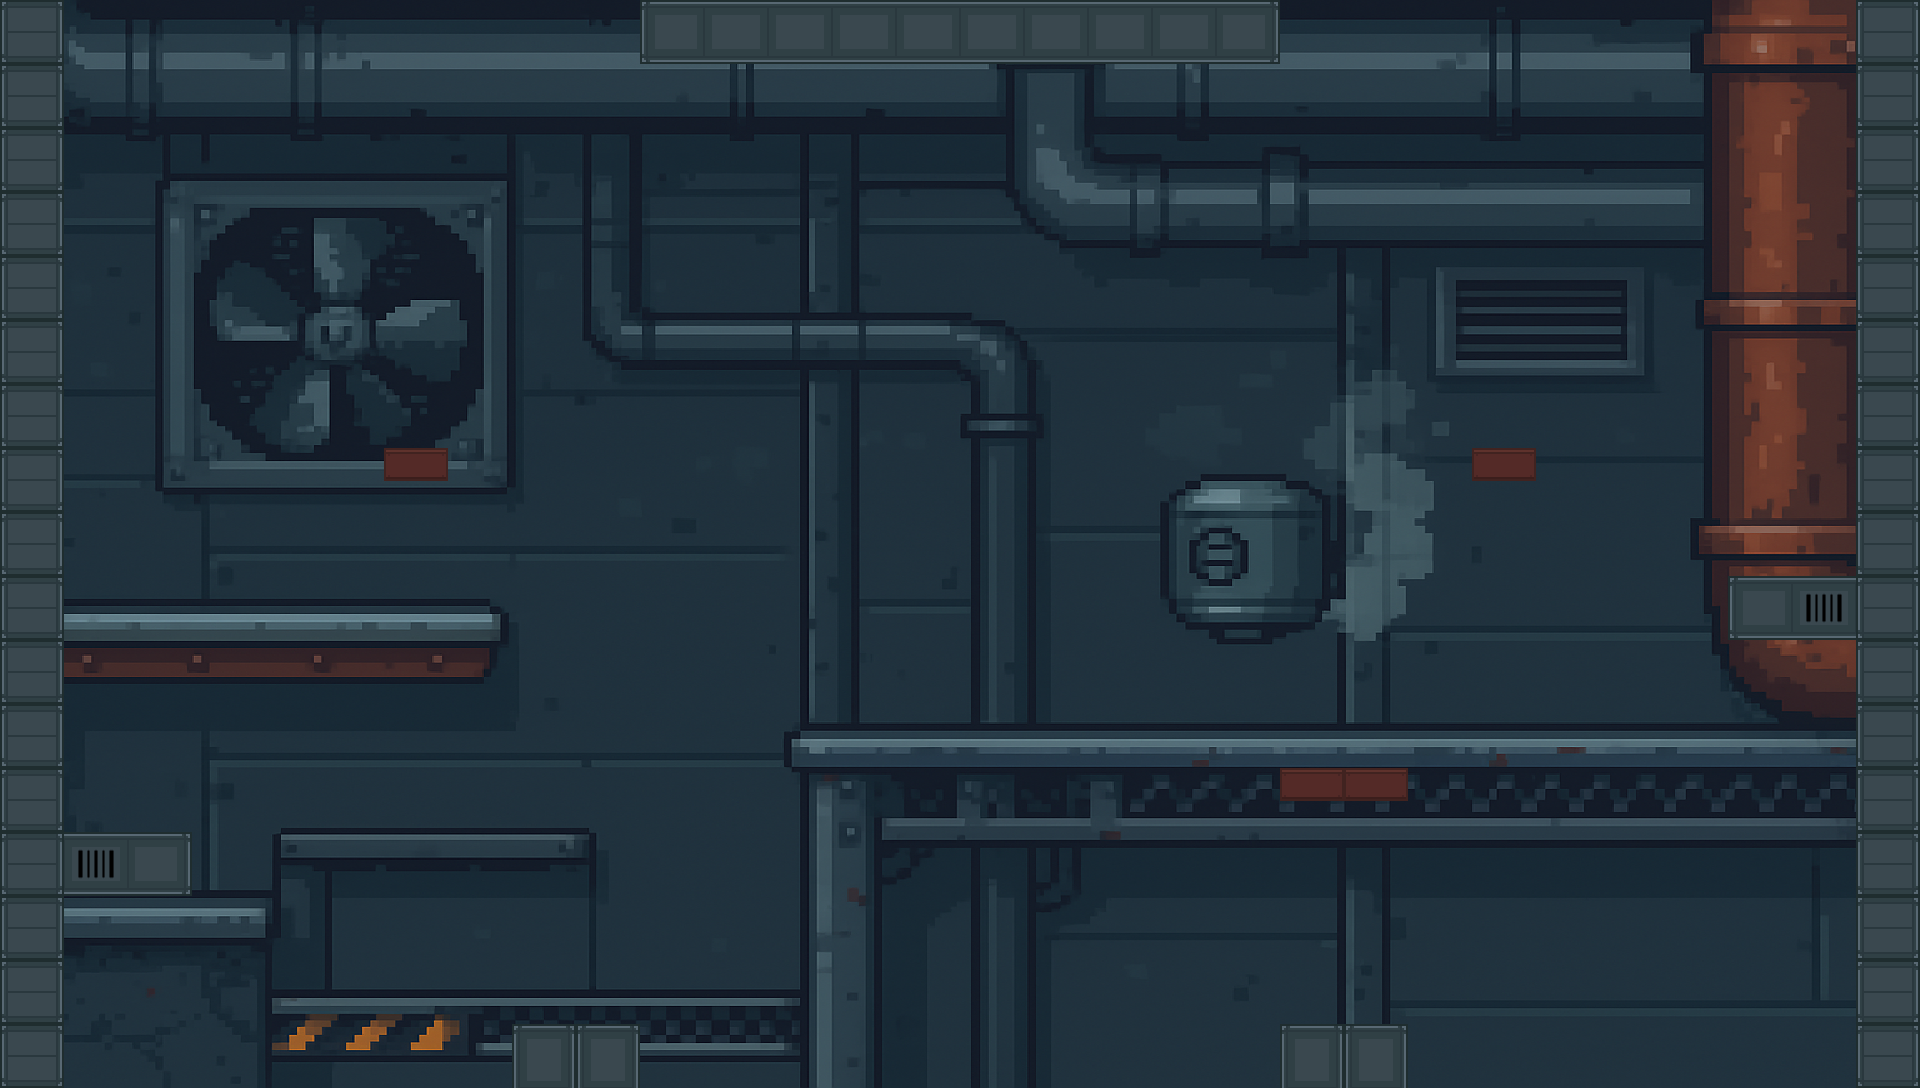

A level layout from a 2D game, rendered from its tile map. Below: a short description, then the map file with its tile-grid data intact:
An orthogonal 30x17 tile map with 64x64 px tiles, 2 tile layers (Camada de Blocos 1, Camada de Blocos 2), 1 image layer.

<map version="1.10" tiledversion="1.11.2" orientation="orthogonal" renderorder="right-down" width="30" height="17" tilewidth="64" tileheight="64" infinite="0" nextlayerid="8" nextobjectid="1">
 <tileset firstgid="1" source="tileset-duto.tsx" />
 <imagelayer id="7" name="Camada de Imagens 1">
  <image source="duto.png" width="1920" height="1088" />
 </imagelayer>
 <layer id="2" name="Camada de Blocos 1" width="30" height="17">
  <properties>
   <property name="type" value="interactive-block" />
  </properties>
  <data encoding="csv">
5,0,0,0,0,0,0,0,0,0,1,2,2,2,2,2,2,2,2,4,0,0,0,0,0,0,0,0,0,5,
5,0,0,0,0,0,0,0,0,0,0,0,0,0,0,0,0,0,0,0,0,0,0,0,0,0,0,0,0,5,
5,0,0,0,0,0,0,0,0,0,0,0,0,0,0,0,0,0,0,0,0,0,0,0,0,0,0,0,0,5,
5,0,0,0,0,0,0,0,0,0,0,0,0,0,0,0,0,0,0,0,0,0,0,0,0,0,0,0,0,5,
5,0,0,0,0,0,0,0,0,0,0,0,0,0,0,0,0,0,0,0,0,0,0,0,0,0,0,0,0,5,
5,0,0,0,0,0,0,0,0,0,0,0,0,0,0,0,0,0,0,0,0,0,0,0,0,0,0,0,0,5,
5,0,0,0,0,0,0,0,0,0,0,0,0,0,0,0,0,0,0,0,0,0,0,0,0,0,0,0,0,5,
5,0,0,0,0,0,7,0,0,0,0,0,0,0,0,0,0,0,0,0,0,0,0,7,0,0,0,0,0,5,
5,0,0,0,0,0,0,0,0,0,0,0,0,0,0,0,0,0,0,0,0,0,0,0,0,0,0,0,0,5,
5,0,0,0,0,0,0,0,0,0,0,0,0,0,0,0,0,0,0,0,0,0,0,0,0,0,0,1,3,5,
5,0,0,0,0,0,0,0,0,0,0,0,0,0,0,0,0,0,0,0,0,0,0,0,0,0,0,0,0,5,
5,0,0,0,0,0,0,0,0,0,0,0,0,0,0,0,0,0,0,0,0,0,0,0,0,0,0,0,0,5,
5,0,0,0,0,0,0,0,0,0,0,0,0,0,0,0,0,0,0,0,7,7,0,0,0,0,0,0,0,5,
5,3,4,0,0,0,0,0,0,0,0,0,0,0,0,0,0,0,0,0,0,0,0,0,0,0,0,0,0,5,
5,0,0,0,0,0,0,0,0,0,0,0,0,0,0,0,0,0,0,0,0,0,0,0,0,0,0,0,0,5,
5,0,0,0,0,0,0,0,0,0,0,0,0,0,0,0,0,0,0,0,0,0,0,0,0,0,0,0,0,5,
5,0,0,0,0,0,0,0,1610612740,1610612740,0,0,0,0,0,0,0,0,0,0,1610612740,1610612740,0,0,0,0,0,0,0,5
</data>
 </layer>
 <layer id="6" name="Camada de Blocos 2" width="30" height="17">
  <data encoding="csv">
0,0,0,0,0,0,0,0,0,0,0,0,0,0,0,0,0,0,0,0,0,0,0,0,0,0,0,0,0,0,
0,0,0,0,0,0,0,0,0,0,0,0,0,0,0,0,0,0,0,0,0,0,0,0,0,0,0,0,0,0,
0,0,0,0,0,0,0,0,0,0,0,0,0,0,0,0,0,0,0,0,0,0,0,0,0,0,0,0,0,0,
0,0,0,0,0,0,0,0,0,0,0,0,0,0,0,0,0,0,0,0,0,0,0,0,0,0,0,0,0,0,
0,0,0,0,0,0,0,0,0,0,0,0,0,0,0,0,0,0,0,0,0,0,0,0,0,0,0,0,0,0,
0,0,0,0,0,0,0,0,0,0,0,0,0,0,0,0,0,0,0,0,0,0,0,0,0,0,0,0,0,0,
0,0,0,0,0,0,0,0,0,0,0,0,0,0,0,0,0,0,0,0,0,0,0,0,0,0,0,0,0,0,
0,0,0,0,0,0,0,0,0,0,0,0,0,0,0,0,0,0,0,0,0,0,0,0,0,0,0,0,0,0,
0,0,0,0,0,0,0,0,0,0,0,0,0,0,0,0,0,0,0,0,0,0,0,0,0,0,0,0,0,0,
0,0,0,0,0,0,0,0,0,0,0,0,0,0,0,0,0,0,0,0,0,0,0,0,0,0,0,0,0,0,
0,0,0,0,0,0,0,0,0,0,0,0,0,0,0,0,0,0,0,0,0,0,0,0,0,0,0,0,0,0,
0,0,0,0,0,0,0,0,0,0,0,0,0,0,0,0,0,0,0,0,0,0,0,0,0,0,0,0,0,0,
0,0,0,0,0,0,0,0,0,0,0,0,0,0,0,0,0,0,0,0,0,0,0,0,0,0,0,0,0,0,
0,0,0,0,0,0,0,0,0,0,0,0,0,0,0,0,0,0,0,0,0,0,0,0,0,0,0,0,0,0,
0,0,0,0,0,0,0,0,0,0,0,0,0,0,0,0,0,0,0,0,0,0,0,0,0,0,0,0,0,0,
0,0,0,0,0,0,0,0,0,0,0,0,0,0,0,0,0,0,0,0,0,0,0,0,0,0,0,0,0,0,
0,0,0,0,0,0,0,0,0,0,0,0,0,0,0,0,0,0,0,0,0,0,0,0,0,0,0,0,0,0
</data>
 </layer>
</map>
